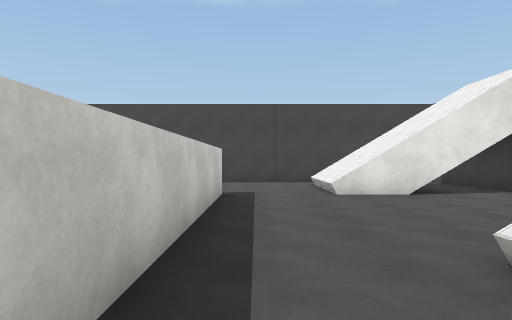
[1] (above)

16 first-person views from a walk through a Unity game level. The camera is 1.4 m above the floor, looks level and sees 75° across. The floor is counted in squares, 2 m on a side. Each view is taken from the middle of a square. On the plan, view 1 faces up. The plan holds only what a view shows up to about 10 squares ahead; the rest is blank. The place goes on beyond the plan. Surface patterns are stand-ins for the level's own textures.

[2]
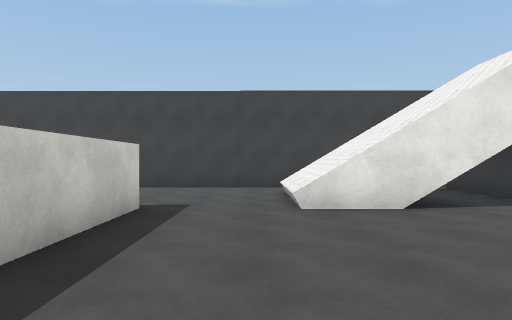

[3]
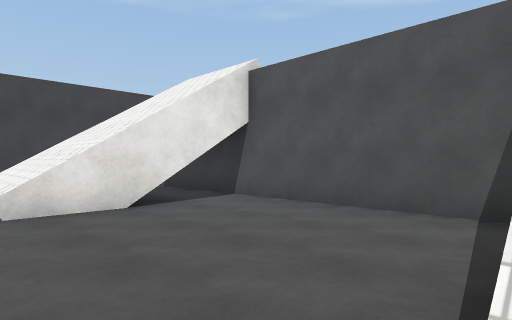

[4]
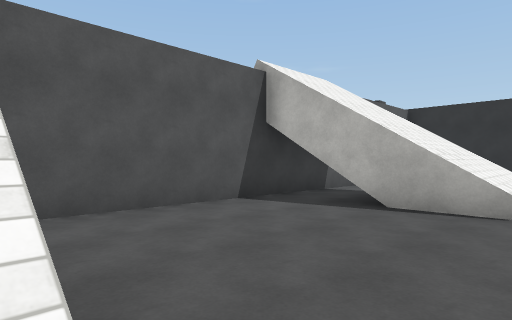

[5]
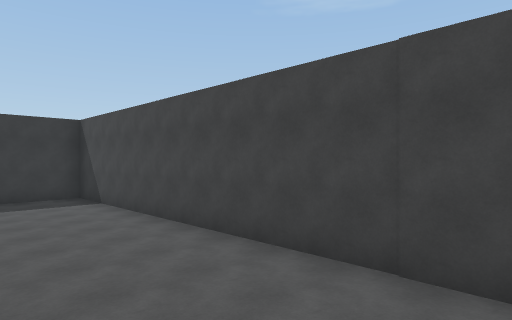

[6]
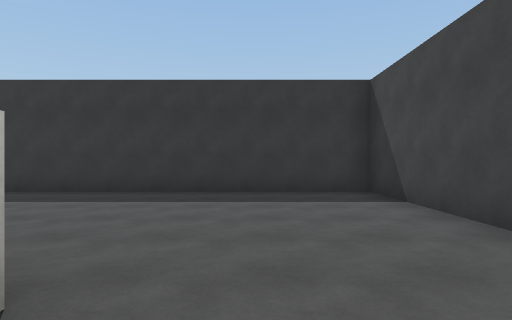

[7]
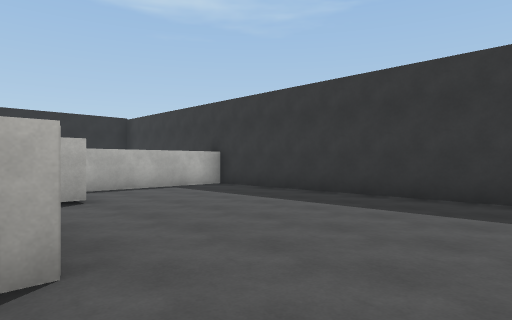

[8]
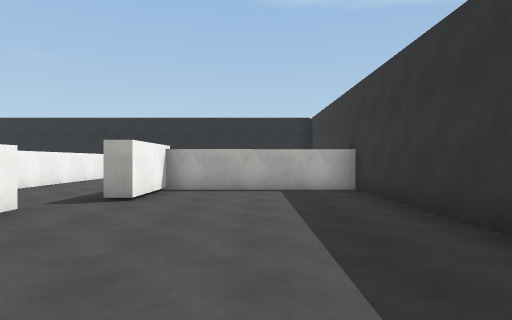

[9]
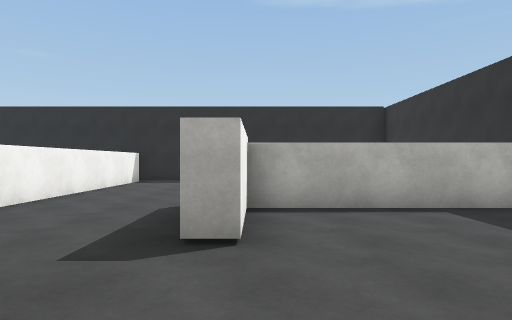

[10]
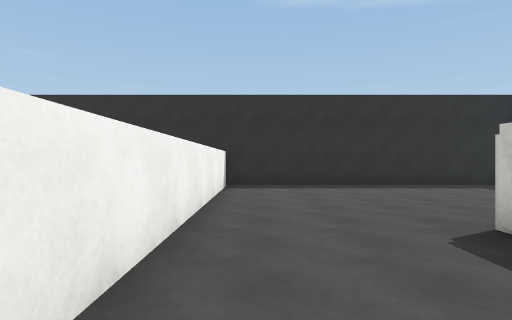

[11]
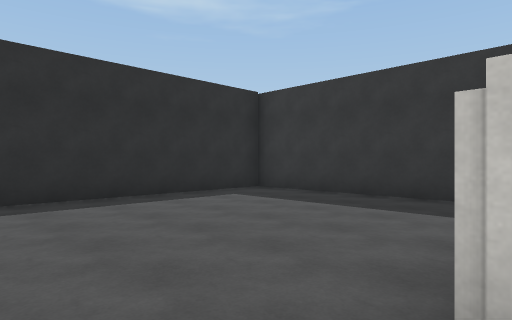

[12]
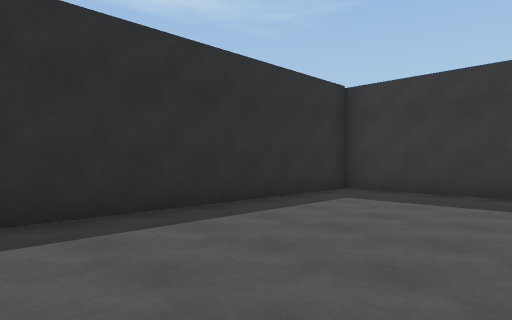

[13]
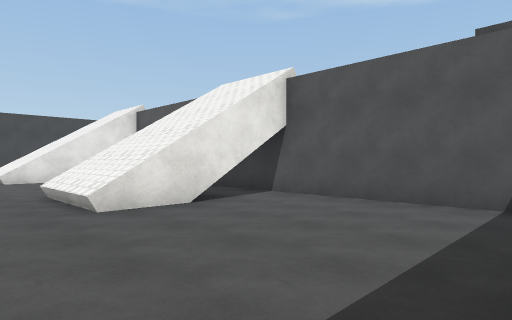

[14]
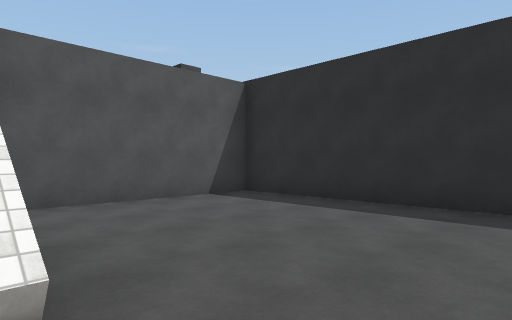

[15]
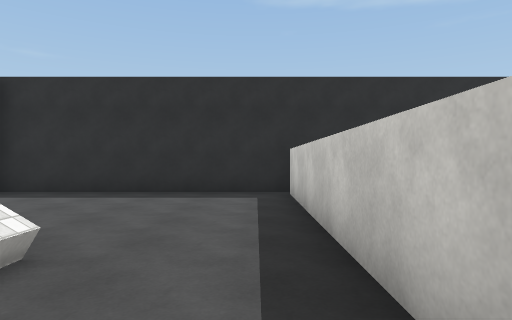

[16]
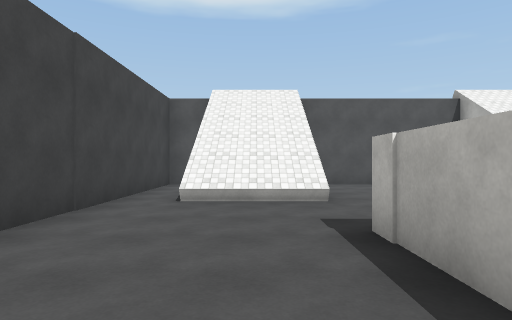

### Floor plan
Key: @ floor where view 1 was taken; # wall or solid block; . floor; / step, stairs or slope.
Columns run from 10 left of view 1 to 6 right of it. Each row starts with its distance up from view 1.
 11 #################
 10 #...............#
  9 #...........///.#
  8 #...........///.#
  7 #.......##..///.#
  6 #......###......#
  5 #......# #......#
  4 #........#......#
  3 #.....#..#......#
  2 #.....#..#..///.#
  1 #######..#..///.#
  0  ........#@.///.#
 -1 #........#......#
 -2 #........#......#
 -3 #........#......#
 -4 #........#......#
 -5 #...............#
 -6 #################

Where each view was taken, in squares from view 1:
view 1: 0 up, 0 right, facing up
view 2: 2 up, 1 right, facing up
view 3: 2 up, 1 right, facing up-right
view 4: 7 up, 1 right, facing down-right
view 5: 7 up, 2 right, facing up-left
view 6: 8 up, 2 left, facing left
view 7: 9 up, 3 left, facing down-left
view 8: 9 up, 7 left, facing down
view 9: 6 up, 5 left, facing down
view 10: 4 up, 2 left, facing down
view 11: 1 up, 3 left, facing down-left
view 12: 1 down, 2 left, facing down-left
view 13: 5 down, 0 right, facing up-right
view 14: 0 up, 0 right, facing down-right
view 15: 2 up, 0 right, facing down
view 16: 8 up, 4 left, facing right
